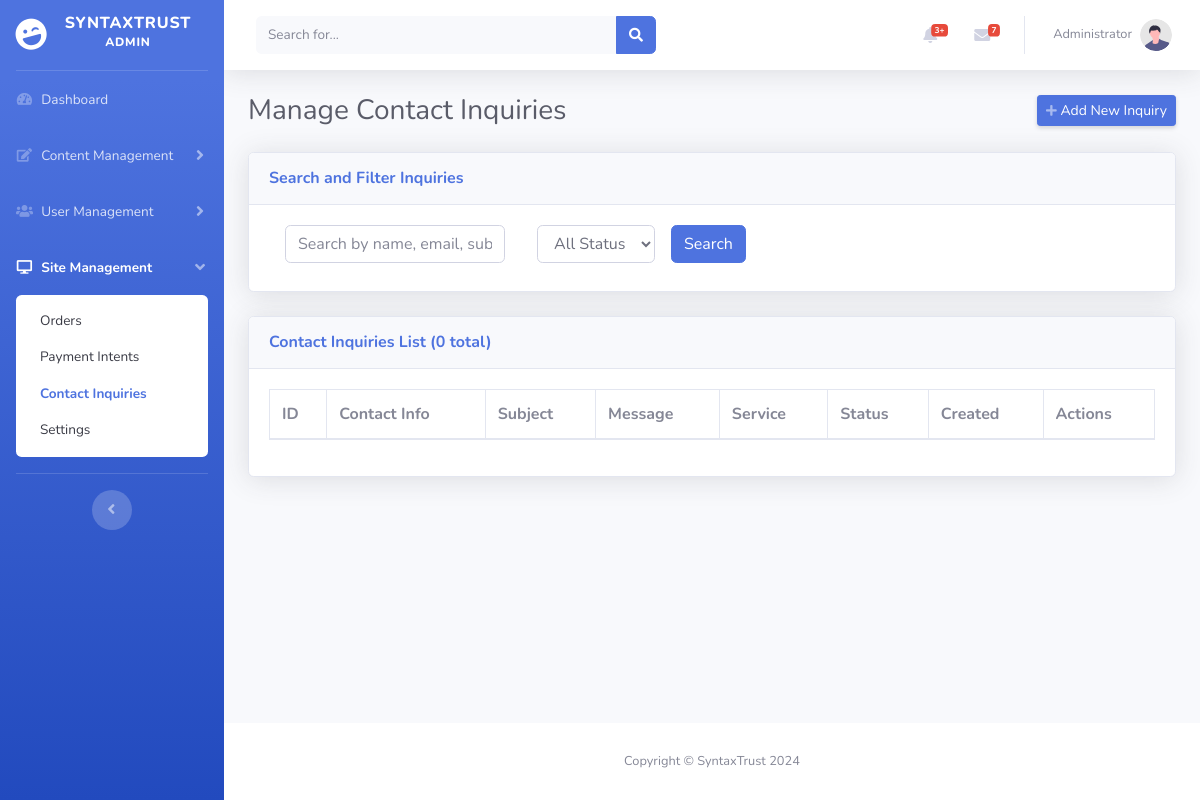
/admin/manage_contact_inquiries.php (signed in), run on an earlier commit of the app's database.
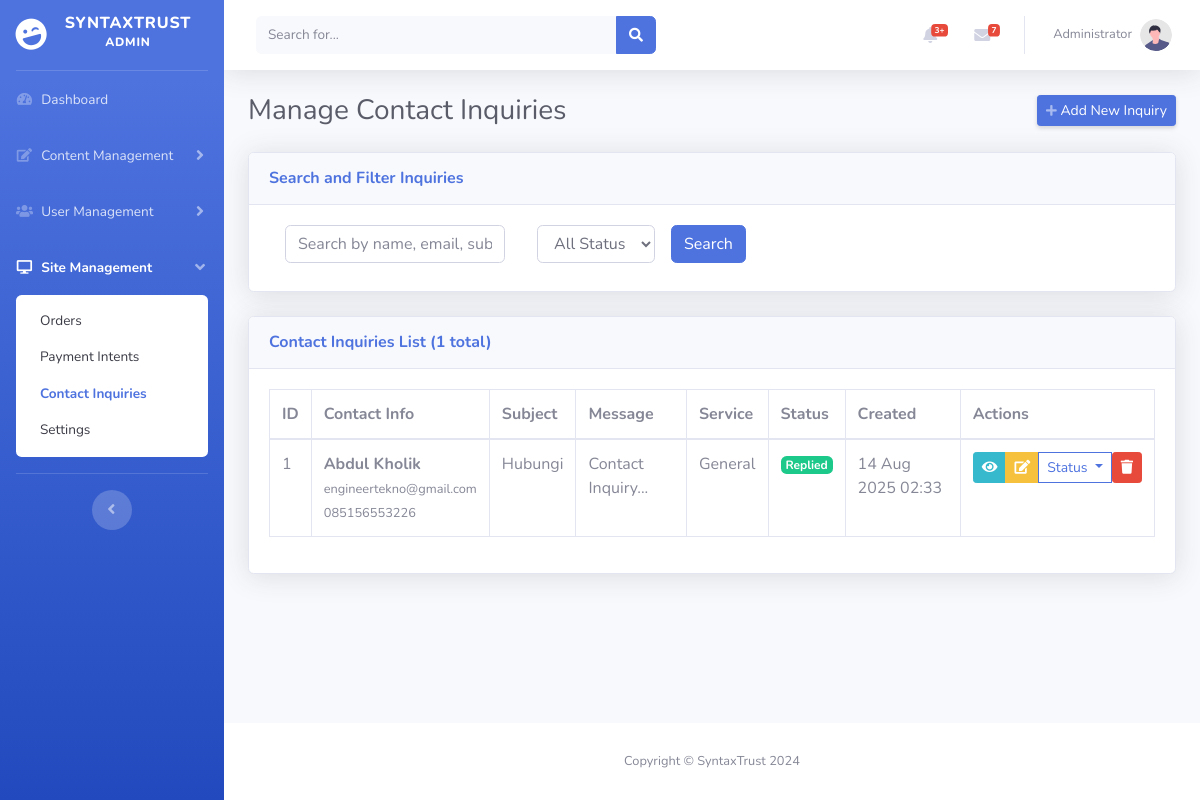
And on a later commit of the database.
### tables this page shows
CREATE TABLE `contact_inquiries` (
  `id` int(11) NOT NULL,
  `name` varchar(100) NOT NULL,
  `email` varchar(100) NOT NULL,
  `phone` varchar(20) DEFAULT NULL,
  `subject` varchar(200) DEFAULT NULL,
  `message` text NOT NULL,
  `service_id` int(11) DEFAULT NULL,
  `budget_range` varchar(50) DEFAULT NULL,
  `timeline` varchar(50) DEFAULT NULL,
  `status` enum('new','read','replied','closed') DEFAULT 'new',
  `ip_address` varchar(45) DEFAULT NULL,
  `user_agent` text DEFAULT NULL,
  `created_at` timestamp NOT NULL DEFAULT current_timestamp(),
  `updated_at` timestamp NOT NULL DEFAULT current_timestamp() ON UPDATE current_timestamp()
);

### admin/manage_contact_inquiries.php (the view, shortened to what the changed rows need)
<?php
require_once __DIR__ . '/../config/database.php';
$page = isset($_GET['page']) ? (int)$_GET['page'] : 1;
$limit = 10;
$where_conditions = [];
$params = [];
$where_clause = !empty($where_conditions) ? "WHERE " . implode(" AND ", $where_conditions) : "";
$count_sql = "SELECT COUNT(*) as total FROM contact_inquiries c LEFT JOIN services s ON c.service_id = s.id $where_clause";
$stmt = $pdo->prepare($count_sql);
$stmt->execute($params);
$total_records = (int)($stmt->fetch(PDO::FETCH_ASSOC)['total'] ?? 0);
$offset = ($page - 1) * $limit;
$sql = "SELECT c.*, s.name as service_name
        FROM contact_inquiries c
        LEFT JOIN services s ON c.service_id = s.id
        $where_clause
        ORDER BY c.created_at DESC
        LIMIT $limit OFFSET $offset";
$stmt = $pdo->prepare($sql);
$stmt->execute($params);
$inquiries = $stmt->fetchAll(PDO::FETCH_ASSOC);
require_once 'includes/header.php';
?>
<body id="page-top">
    <div id="wrapper">
        <?php require_once 'includes/sidebar.php'; ?>
        <div id="content-wrapper" class="d-flex flex-column">
            <div id="content">
                <div class="container-fluid">
                    <div class="d-sm-flex align-items-center justify-content-between mb-4">
                        <h1 class="h3 mb-0 text-gray-800">Manage Contact Inquiries</h1>
                    </div>
                    <div class="card shadow mb-4">
                        <div class="card-header py-3">
                            <h6 class="m-0 font-weight-bold text-primary">Contact Inquiries List (<?php echo (int)$total_records; ?> total)</h6>
                        </div>
                        <div class="card-body">
                            <div class="table-responsive">
                                <table class="table table-bordered" id="dataTable" width="100%" cellspacing="0">
                                    <thead>
                                        <tr>
                                            <th>ID</th>
                                            <th>Contact Info</th>
                                            <th>Subject</th>
                                            <th>Message</th>
                                            <th>Service</th>
                                            <th>Status</th>
                                            <th>Created</th>
                                            <th>Actions</th>
                                        </tr>
                                    </thead>
                                    <tbody>
                                        <?php foreach ($inquiries as $inquiry): ?>
                                            <tr>
                                                <td><?php echo $inquiry['id']; ?></td>
                                                <td>
                                                    <strong><?php echo htmlspecialchars($inquiry['name']); ?></strong>
                                                    <br><small class="text-muted"><?php echo htmlspecialchars($inquiry['email']); ?></small>
                                                    <?php if (!empty($inquiry['phone'])): ?>
                                                        <br><small class="text-muted"><?php echo htmlspecialchars($inquiry['phone']); ?></small>
                                                    <?php endif; ?>
                                                </td>
                                                <td>
                                                    <?php echo htmlspecialchars($inquiry['subject'] ?? 'No Subject'); ?>
                                                </td>
                                                <td>
                                                    <?php echo htmlspecialchars(substr($inquiry['message'], 0, 150) . '...'); ?>
                                                </td>
                                                <td>
                                                    <?php if (!empty($inquiry['service_name'])): ?>
                                                        <span class="badge badge-info"><?php echo htmlspecialchars($inquiry['service_name']); ?></span>
                                                    <?php else: ?>
                                                        <span class="text-muted">General</span>
                                                    <?php endif; ?>
                                                </td>
                                                <td>
                                                    <span class="badge badge-<?php
                                                                                echo $inquiry['status'] === 'new' ? 'danger' : ($inquiry['status'] === 'read' ? 'warning' : ($inquiry['status'] === 'replied' ? 'success' : 'secondary'));
                                                                                ?>">
                                                        <?php echo ucfirst($inquiry['status']); ?>
                                                    </span>
                                                </td>
                                                <td>
                                                    <?php echo date('d M Y H:i', strtotime($inquiry['created_at'])); ?>
                                                </td>
                                                <td>
                                                    <div class="btn-group" role="group">
                                                        <button type="button" class="btn btn-sm btn-info" data-toggle="modal" data-target="#viewInquiryModal<?php echo $inquiry['id']; ?>">
                                                            <i class="fas fa-eye"></i>
                                                        </button>
                                                        <button type="button" class="btn btn-sm btn-warning" data-toggle="modal" data-target="#editInquiryModal<?php echo $inquiry['id']; ?>">
                                                            <i class="fas fa-edit"></i>
                                                        </button>
                                                        <div class="btn-group" role="group">
                                                            <button type="button" class="btn btn-sm btn-outline-primary dropdown-toggle" data-toggle="dropdown">
                                                                Status
                                                            </button>
                                                        </div>
                                                        <form method="POST" style="display: inline;" onsubmit="return confirm('Are you sure you want to delete this inquiry? This action cannot be undone.')">
                                                            <button type="submit" name="delete_inquiry" class="btn btn-sm btn-danger">
                                                                <i class="fas fa-trash"></i>
                                                            </button>
                                                        </form>
                                                    </div>
                                                </td>
                                            </tr>
                                        <?php endforeach; ?>
                                    </tbody>
                                </table>
                            </div>
                        </div>
                    </div>
                </div>
            </div>
        </div>
    </div>
</body>
</html>

### admin/includes/sidebar.php (shortened to what the changed rows need)
<?php
$current_page = basename($_SERVER['PHP_SELF']);
$menu_groups = [
    'content' => [
        'title' => 'Content Management',
        'icon' => 'fas fa-fw fa-edit',
        'pages' => [
            'manage_services.php' => 'Services',
            'manage_pricing_plans.php' => 'Pricing Plans',
            'manage_portfolio.php' => 'Portfolio',
            'manage_blog_posts.php' => 'Blog Posts',
            'manage_testimonials.php' => 'Testimonials',
        ]
    ],
    'users' => [
        'title' => 'User Management',
        'icon' => 'fas fa-fw fa-users',
        'pages' => [
            'manage_team.php' => 'Team',
            'manage_clients.php' => 'Clients',
            'manage_users.php' => 'Users',
        ]
    ],
    'site' => [
        'title' => 'Site Management',
        'icon' => 'fas fa-fw fa-desktop',
        'pages' => [
            'manage_orders.php' => 'Orders',
            'manage_payment_intents.php' => 'Payment Intents',
            'manage_contact_inquiries.php' => 'Contact Inquiries',
            'manage_settings.php' => 'Settings',
        ]
    ]
];
?>
<ul class="navbar-nav bg-gradient-primary sidebar sidebar-dark accordion" id="accordionSidebar">
    <?php foreach ($menu_groups as $group_key => $group): ?>
        <?php
            $is_active_group = false;
            foreach ($group['pages'] as $page_file => $page_name) {
                if ($current_page == $page_file) {
                    $is_active_group = true;
                    break;
                }
            }
        ?>
        <li class="nav-item <?php echo $is_active_group ? 'active' : ''; ?>">
            <a class="nav-link <?php echo $is_active_group ? '' : 'collapsed'; ?>" href="#" data-toggle="collapse" data-target="#collapse-<?php echo $group_key; ?>" aria-expanded="<?php echo $is_active_group ? 'true' : 'false'; ?>" aria-controls="collapse-<?php echo $group_key; ?>">
                <i class="<?php echo $group['icon']; ?>"></i>
                <span><?php echo $group['title']; ?></span>
            </a>
            <div id="collapse-<?php echo $group_key; ?>" class="collapse <?php echo $is_active_group ? 'show' : ''; ?>" aria-labelledby="heading-<?php echo $group_key; ?>" data-parent="#accordionSidebar">
                <div class="bg-white py-2 collapse-inner rounded">
                    <?php foreach ($group['pages'] as $page_file => $page_name): ?>
                        <a class="collapse-item <?php echo ($current_page == $page_file) ? 'active' : ''; ?>" href="<?php echo $page_file; ?>"><?php echo $page_name; ?></a>
                    <?php endforeach; ?>
                </div>
            </div>
        </li>
    <?php endforeach; ?>
</ul>

What changed in the data, as far as the page shows it:
added contact_inquiries: id "1", name "Abdul Kholik", email "engineertekno@gmail.com", phone "085156553226", subject "Hubungi", message "Contact Inquiry...", status "Replied", created_at "14 Aug 2025 02:33"
Also different on the page:
$total_records: "0" → "1"
